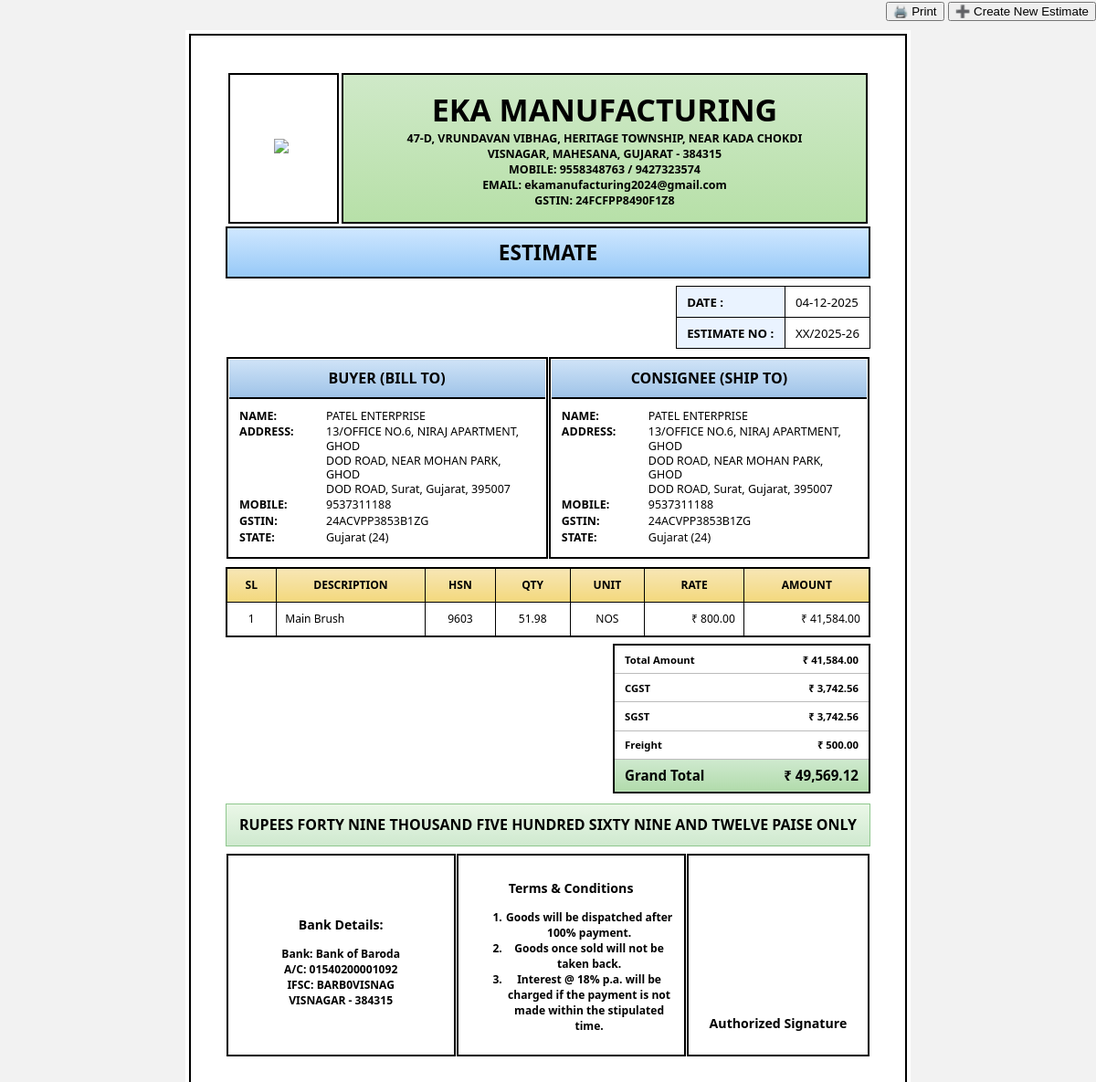
The page /view_estimate.php?id=1 on the database its author committed.
### tables this page shows
CREATE TABLE `estimates` (
  `id` int(11) NOT NULL,
  `estimate_number` varchar(50) NOT NULL,
  `estimate_date` date NOT NULL,
  `company_id` int(11) DEFAULT NULL,
  `buyer_name` varchar(255) NOT NULL,
  `buyer_address` text NOT NULL,
  `buyer_mobile` varchar(20) NOT NULL,
  `buyer_gst` varchar(20) NOT NULL,
  `buyer_state` varchar(100) NOT NULL,
  `consignee_name` varchar(255) NOT NULL,
  `consignee_address` text NOT NULL,
  `consignee_mobile` varchar(20) NOT NULL,
  `consignee_gst` varchar(20) NOT NULL,
  `consignee_state` varchar(100) NOT NULL,
  `tax_type` varchar(20) NOT NULL DEFAULT 'SGST/CGST',
  `cgst_rate` decimal(5,2) DEFAULT 0.00,
  `sgst_rate` decimal(5,2) DEFAULT 0.00,
  `igst_rate` decimal(5,2) DEFAULT 0.00,
  `freight` decimal(10,2) DEFAULT 0.00,
  `round_off` decimal(10,2) DEFAULT 0.00,
  `bank_name` varchar(255) DEFAULT NULL,
  `bank_account` varchar(50) DEFAULT NULL,
  `bank_ifsc` varchar(20) DEFAULT NULL,
  `bank_branch` varchar(255) DEFAULT NULL,
  `terms` text DEFAULT NULL,
  `items` longtext NOT NULL,
  `total_amount` decimal(10,2) DEFAULT 0.00,
  `cgst_amount` decimal(10,2) DEFAULT 0.00,
  `sgst_amount` decimal(10,2) DEFAULT 0.00,
  `igst_amount` decimal(10,2) DEFAULT 0.00,
  `grand_total` decimal(10,2) DEFAULT 0.00,
  `amount_in_words` text DEFAULT NULL,
  `created_at` datetime DEFAULT NULL,
  `updated_at` datetime DEFAULT NULL
);

### view_estimate.php (the view, shortened to what this page needs)
<?php
require_once "db.php";
$estimate_id = $_GET['id'] ?? 0;
$stmt = $conn->prepare("SELECT * FROM estimates WHERE id = ?");
$stmt->bind_param("i", $estimate_id);
$stmt->execute();
$result = $stmt->get_result();
$estimate = $result->fetch_assoc();
$items = json_decode($estimate['items'], true);
$estimate_date = date('d-m-Y', strtotime($estimate['estimate_date']));
$terms_array = array_filter(array_map('trim', explode("\n", $estimate['terms'])));
?>
<!DOCTYPE html>
<html lang="en">
<head>
</head>
<body>
    <div class="top-actions" style="text-align:right;margin-bottom:10px;">
        <button class="action-btn print-btn" onclick="printEstimate()">🖨️ Print</button>
        <button class="action-btn new-btn" onclick="window.location.href='estimate_form.php'">➕ Create New
            Estimate</button>
    </div>
    <div class="page">
        <div class="main-box">
            <table class="header-table">
                <tr>
                    <td class="header-logo">
                        <img src="image.png">
                    </td>
                    <td class="header-green">
                        <h1 class="header-title">EKA MANUFACTURING</h1>
                        <div class="header-address">
                            47-D, VRUNDAVAN VIBHAG, HERITAGE TOWNSHIP, NEAR KADA CHOKDI<br>
                            VISNAGAR, MAHESANA, GUJARAT - 384315<br>
                            MOBILE: 9558348763 / 9427323574<br>
                            EMAIL: ekamanufacturing2024@gmail.com<br>
                            GSTIN: 24FCFPP8490F1Z8
                        </div>
                    </td>
                </tr>
            </table>
            <div class="invoice-title">ESTIMATE</div>
            <div class="meta-row">
                <table class="meta-table">
                    <tr>
                        <td>DATE :</td>
                        <td><?php echo $estimate_date; ?></td>
                    </tr>
                    <tr>
                        <td>ESTIMATE NO :</td>
                        <td><?php echo $estimate['estimate_number']; ?></td>
                    </tr>
                </table>
            </div>
            <table class="party-table">
                <tr>
                    <td>
                        <div class="party-title">BUYER (BILL TO)</div>
                        <div class="party-body">
                            <div class="pb-row">
                                <span class="pb-label">NAME:</span>
                                <span class="pb-value"><?php echo htmlspecialchars($estimate['buyer_name']); ?></span>
                            </div>
                            <div class="pb-row">
                                <span class="pb-label">ADDRESS:</span>
                                <span
                                    class="pb-value"><?php echo nl2br(htmlspecialchars($estimate['buyer_address'])); ?></span>
                            </div>
                            <div class="pb-row">
                                <span class="pb-label">MOBILE:</span>
                                <span class="pb-value"><?php echo htmlspecialchars($estimate['buyer_mobile']); ?></span>
                            </div>
                            <div class="pb-row">
                                <span class="pb-label">GSTIN:</span>
                                <span class="pb-value"><?php echo htmlspecialchars($estimate['buyer_gst']); ?></span>
                            </div>
                            <div class="pb-row">
                                <span class="pb-label">STATE:</span>
                                <span class="pb-value"><?php echo htmlspecialchars($estimate['buyer_state']); ?></span>
                            </div>
                        </div>
                    </td>
                    <td>
                        <div class="party-title">CONSIGNEE (SHIP TO)</div>
                        <div class="party-body">
                            <div class="pb-row">
                                <span class="pb-label">NAME:</span>
                                <span
                                    class="pb-value"><?php echo htmlspecialchars($estimate['consignee_name']); ?></span>
                            </div>
                            <div class="pb-row">
                                <span class="pb-label">ADDRESS:</span>
                                <span
                                    class="pb-value"><?php echo nl2br(htmlspecialchars($estimate['consignee_address'])); ?></span>
                            </div>
                            <div class="pb-row">
                                <span class="pb-label">MOBILE:</span>
                                <span
                                    class="pb-value"><?php echo htmlspecialchars($estimate['consignee_mobile']); ?></span>
                            </div>
                            <div class="pb-row">
                                <span class="pb-label">GSTIN:</span>
                                <span
                                    class="pb-value"><?php echo htmlspecialchars($estimate['consignee_gst']); ?></span>
                            </div>
                            <div class="pb-row">
                                <span class="pb-label">STATE:</span>
                                <span
                                    class="pb-value"><?php echo htmlspecialchars($estimate['consignee_state']); ?></span>
                            </div>
                        </div>
                    </td>
                </tr>
            </table>
            <table class="items-table">
                <thead>
                    <tr>
                        <th>SL</th>
                        <th>DESCRIPTION</th>
                        <th>HSN</th>
                        <th>QTY</th>
                        <th>UNIT</th>
                        <th>RATE</th>
                        <th>AMOUNT</th>
                    </tr>
                </thead>
                <tbody>
                    <?php $sl=1; foreach($items as $it): ?>
                    <tr>
                        <td class="center"><?php echo $sl++; ?></td>
                        <td><?php echo htmlspecialchars($it['description']); ?></td>
                        <td class="center"><?php echo $it['hsn']; ?></td>
                        <td class="center"><?php echo $it['quantity']; ?></td>
                        <td class="center"><?php echo $it['unit']; ?></td>
                        <td class="right">₹ <?php echo number_format($it['rate'],2); ?></td>
                        <td class="right">₹ <?php echo number_format($it['amount'],2); ?></td>
                    </tr>
                    <?php endforeach; ?>
                </tbody>
            </table>
            <table class="totals-table">
                <tr>
                    <td>Total Amount</td>
                    <td>₹ <?php echo number_format($estimate['total_amount'],2); ?></td>
                </tr>
                <?php if($estimate['tax_type']=="SGST/CGST"): ?>
                <?php if($estimate['cgst_amount']>0): ?>
                <tr>
                    <td>CGST</td>
                    <td>₹ <?php echo number_format($estimate['cgst_amount'],2); ?></td>
                </tr>
                <?php endif; ?>
                <?php if($estimate['sgst_amount']>0): ?>
                <tr>
                    <td>SGST</td>
                    <td>₹ <?php echo number_format($estimate['sgst_amount'],2); ?></td>
                </tr>
                <?php endif; ?>
                <?php endif; ?>
                <?php if($estimate['freight']>0): ?>
                <tr>
                    <td>Freight</td>
                    <td>₹ <?php echo number_format($estimate['freight'],2); ?></td>
                </tr>
                <?php endif; ?>
                <tr class="grand">
                    <td>Grand Total</td>
                    <td>₹ <?php echo number_format($estimate['grand_total'],2); ?></td>
                </tr>
            </table>
            <div class="amount-words">
                <?php echo htmlspecialchars($estimate['amount_in_words']); ?>
            </div>
            <table class="footer-table">
                <tr>
                    <td>
                        <h3><strong>Bank Details:</strong><br>
                        </h3>
                        Bank: <?php echo $estimate['bank_name']; ?><br>
                        A/C: <?php echo $estimate['bank_account']; ?><br>
                        IFSC: <?php echo $estimate['bank_ifsc']; ?><br>
                        <?php echo $estimate['bank_branch']; ?>
                    </td>
                    <td>
                        <h3><strong>Terms & Conditions</strong></h3>
                        <ol>
                            <?php foreach($terms_array as $t): ?>
                            <li><?php echo htmlspecialchars($t); ?></li>
                            <?php endforeach; ?>
                        </ol>
                    </td>
                    <td>
                        <h3>Authorized Signature</h3>
                    </td>
                </tr>
            </table>
        </div>
    </div>
</body>
</html>

### view_estimate.php (style rules this page uses)
* { box-sizing: border-box; }
body { font-family: "Segoe UI", Arial, sans-serif; margin: 0; background: #f2f2f2; }
.page { width: 210mm; min-height: 297mm; margin: 0 auto; background: #fff; padding: 1mm; border: 0; }
.main-box { border: 0.6mm solid #000; padding: 10mm; }
.header-table { width: 100%; border-collapse: separate; border-spacing: 1mm; }
.header-table td { border: 0.6mm solid #000; }
.header-logo { width: 32mm; text-align: center; padding: 4mm; padding-right: 5mm; }
.header-green { background: linear-gradient(180deg, #cfe9c8, #b7e0a8); text-align: center; padding: 4mm; }
.header-title { font-size: 9mm; font-weight: 800; margin: 0; }
.header-address { font-size: 3.3mm; font-weight: 600; }
.invoice-title { border: 0.6mm solid #000; border-top: 0; text-align: center; padding: 3mm; font-size: 6mm; font-weight: 700; background: linear-gradient(#cfe7ff, #97c9f7); border-top: 0.6mm solid #000; }
.meta-table { border-collapse: collapse; margin-left: auto; font-size: 3.5mm; margin-top: 2mm; }
.meta-table td { border: 0.4mm solid #000; padding: 2mm 3mm; }
.meta-table td:first-child { font-weight: 700; background: #eaf3ff; }
.party-table { width: 100%; border-collapse: separate; border-spacing: 0.5mm; margin-top: 2mm; }
.party-table td { border: 0.6mm solid #000; vertical-align: top; }
.party-title { text-align: center; padding: 2.5mm; font-weight: 700; background: linear-gradient(#cfe3f7, #9fc3e8); border-bottom: 0.6mm solid #000; }
.party-body { padding: 3mm; font-size: 3.3mm; font-weight: 700; line-height: 1.25; }
.pb-row { display: flex; margin-bottom: 2px; }
.pb-label { width: 95px; font-weight: 600; }
.pb-value { flex: 1; line-height: 1.25; font-weight: 500; }
.items-table { width: 100%; border-collapse: collapse; border: 0.6mm solid #000; margin-top: 2mm; font-size: 3.2mm; }
.items-table th { border: 0.4mm solid #000; padding: 2.5mm; background: linear-gradient(#f7e6b5, #f3d87d); font-weight: 700; text-align: center; }
.items-table td { border: 0.4mm solid #000; padding: 2.5mm; }
.right { text-align: right; }
.center { text-align: center; }
.totals-table { width: 40%; border-collapse: collapse; border: 0.6mm solid #000; margin-top: 2mm; margin-left: auto; font-size: 3.2mm; }
.totals-table td { border-bottom: 0.3mm solid #bbb; padding: 2mm 3mm; font-size: 3mm; font-weight: 600; }
.totals-table td:last-child { font-weight: 700; text-align: right; }
.grand td { background: linear-gradient(#cfe9cf, #b1dbab); font-size: 4mm; font-weight: 700; }
.amount-words { margin-top: 3mm; padding: 3mm; text-align: center; border: 0.5mm solid #8fc78e; background: linear-gradient(#eaf7e7, #cfe9cf); text-transform: uppercase; font-weight: 700; }
.footer-table { width: 100%; border-collapse: separate; border-spacing: 0.5mm; margin-top: 2mm; table-layout: fixed; }
.footer-table td { border: 0.6mm solid #000; padding: 3mm; font-size: 3.2mm; text-align: center; font-weight: 700; }
.footer-table td:nth-child(1) { width: 35%; }
.footer-table td:nth-child(2) { width: 35%; }
.footer-table td:nth-child(3) { width: 28%; vertical-align: bottom; }
.items-table, .totals-table, .footer-table { page-break-inside: avoid; }

### rows shown on the page
estimates: estimate_date "04-12-2025", estimate_number "XX/2025-26", buyer_name "PATEL ENTERPRISE", buyer_address "13/OFFICE NO.6, NIRAJ APARTMENT, GHOD DOD ROAD, NEAR MOHAN PARK, GHOD DOD ROAD, Surat, Gujarat, 395007", buyer_mobile "9537311188", buyer_gst "24ACVPP3853B1ZG", buyer_state "Gujarat (24)", consignee_name "PATEL ENTERPRISE", consignee_address "13/OFFICE NO.6, NIRAJ APARTMENT, GHOD DOD ROAD, NEAR MOHAN PARK, GHOD DOD ROAD, Surat, Gujarat, 395007", consignee_mobile "9537311188", consignee_gst "24ACVPP3853B1ZG", consignee_state "Gujarat (24)", total_amount "41,584.00", cgst_amount "3,742.56", sgst_amount "3,742.56", freight "500.00", grand_total "49,569.12", amount_in_words "RUPEES FORTY NINE THOUSAND FIVE HUNDRED SIXTY NINE AND TWELVE PAISE ONLY", bank_name "Bank of Baroda", bank_account "01540200001092", bank_ifsc "BARB0VISNAG", bank_branch "VISNAGAR - 384315", terms "Goods will be dispatched after 100% payment.", terms "Goods once sold will not be taken back.", terms "Interest @ 18% p.a. will be charged if the payment is not made within the stipulated time."

### other values the page prints
$it['description'] "Main Brush"
$it['hsn'] "9603"
$it['quantity'] "51.98"
$it['unit'] "NOS"
$it['rate'] "800.00"
$it['amount'] "41,584.00"
